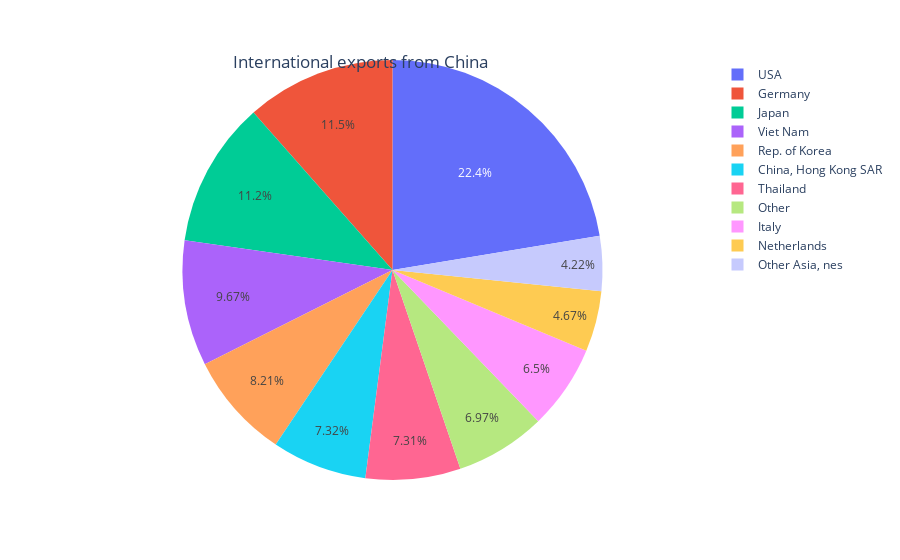

Here is the notebook cell this chart was saved with:
### Code cell
#creating a pie chart for export

pie_export = px.pie(data_export_pie,               # data frame as input
             values="Trade Value",     # values to create the pie chart (data frame column name)
             names="Partner")          # labels (data frame column name)
                  
pie_export.update_layout(
    title={                             
        'text': "International exports from China",
        'y':0.9,
        'x':0.4,
        'xanchor': 'center',
        'yanchor': 'top'})  
pie_export.show()

### Figure 1 — Plotly figure (JSON) as saved in the notebook; plotly's stock layout.template omitted (floating-point values rounded to 4 significant figures)
{"data": [{"domain": {"x": [0, 1], "y": [0, 1]}, "hovertemplate": "Partner=%{label}<br>Trade Value=%{value}<extra></extra>", "labels": ["USA", "Germany", "Japan", "Viet Nam", "Rep. of Korea", "China, Hong Kong SAR", "Thailand", "Italy", "Netherlands", "Other Asia, nes", "Other"], "legendgroup": "", "name": "", "showlegend": true, "type": "pie", "values": [524707386, 269727978, 263005260, 226508189, 192275313, 171404432, 171143330, 152309287, 109442705, 98823527, 163306187]}], "layout": {"legend": {"tracegroupgap": 0}, "margin": {"t": 60}, "title": {"text": "International exports from China", "x": 0.4, "xanchor": "center", "y": 0.9, "yanchor": "top"}}}
